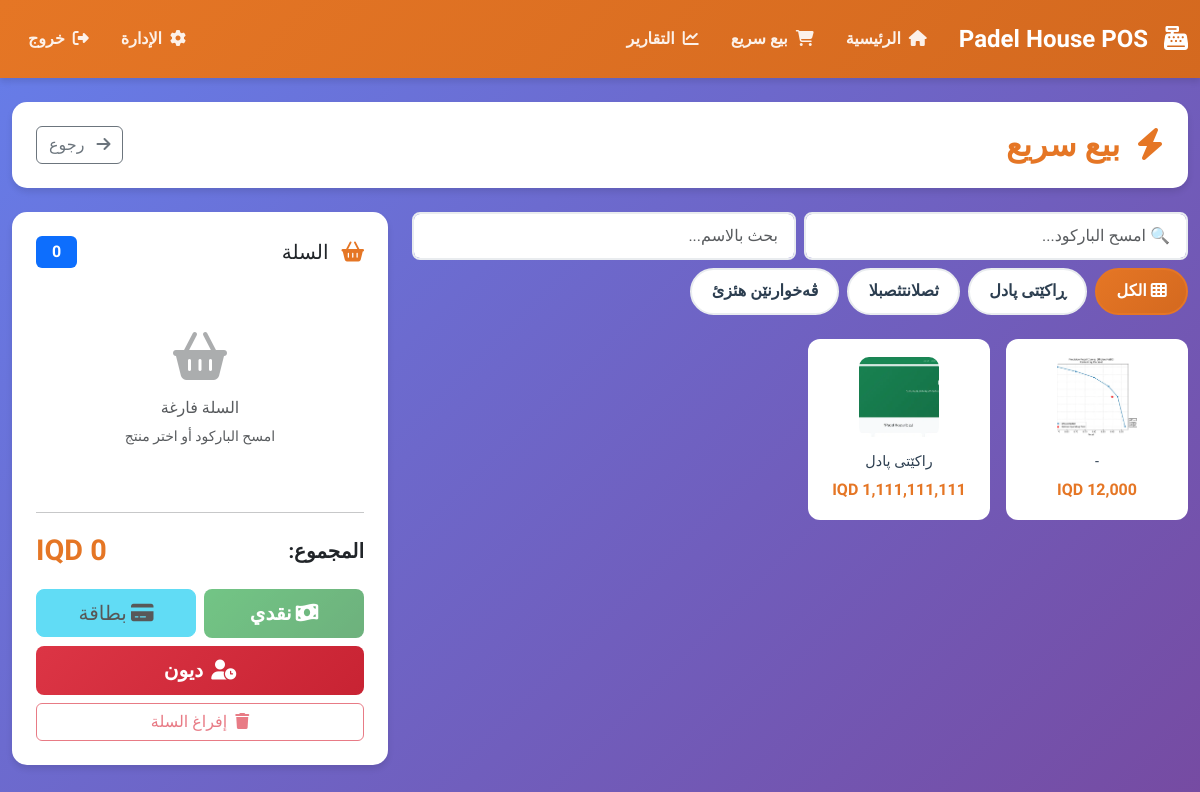
Screenshot of /pos/quick-sale (signed in) with the database file from the repository.
### app/models/category.py (models this page shows, shortened)
class Category(db.Model):
    __tablename__ = 'category'
    id = db.Column(db.Integer, primary_key=True)
    name_ku = db.Column(db.String(100), nullable=False)
    name_ar = db.Column(db.String(100))
    name_en = db.Column(db.String(100))
    description_ku = db.Column(db.Text)
    description_ar = db.Column(db.Text)
    description_en = db.Column(db.Text)
    is_active = db.Column(db.Boolean, default=True)
    show_on_website = db.Column(db.Boolean, default=True, nullable=False)
    show_on_pos = db.Column(db.Boolean, default=True, nullable=False)
    created_at = db.Column(db.DateTime, default=datetime.utcnow)
    products = db.relationship('Product', back_populates='category', lazy=True)

### app/models/product.py (models this page shows, shortened)
class Product(db.Model):
    __tablename__ = 'product'
    id = db.Column(db.Integer, primary_key=True)
    name_ku = db.Column(db.String(100), nullable=False)
    name_ar = db.Column(db.String(100))
    name_en = db.Column(db.String(100))
    description_ku = db.Column(db.Text)
    description_ar = db.Column(db.Text)
    description_en = db.Column(db.Text)
    category_id = db.Column(db.Integer, db.ForeignKey('category.id'))
    price = db.Column(db.Integer, nullable=False)
    stock = db.Column(db.Integer, default=0)
    image = db.Column(db.String(200))
    is_active = db.Column(db.Boolean, default=True)
    show_in_website = db.Column(db.Boolean, default=True)
    show_in_pos = db.Column(db.Boolean, default=True)
    barcode = db.Column(db.String(50), unique=True, nullable=True)
    created_at = db.Column(db.DateTime, default=datetime.now)
    category = db.relationship('Category', back_populates='products')

### app/routes/pos.py (the view)
@pos_bp.route('/quick-sale')
@login_required
def quick_sale():
    products = Product.query.filter_by(is_active=True, show_in_pos=True).all()
    categories = Category.query.all()
    return render_template('pos/quick_sale.html', products=products, categories=categories)

### app/routes/admin.py (called while the page is built)
@admin_bp.app_context_processor
def inject_pending_count():
    if current_user.is_authenticated:
        pending_bookings_count = Booking.query.filter_by(status='pending').count()
        return {'pending_bookings_count': pending_bookings_count}
    return {'pending_bookings_count': 0}

@admin_bp.app_context_processor
def inject_pending_orders_count():
    if current_user.is_authenticated:
        pending_orders_count = Order.query.filter_by(status='pending').count()
        return {'pending_orders_count': pending_orders_count}
    return {'pending_orders_count': 0}

### app/templates/pos/quick_sale.html (shortened to what this page needs)
{% extends 'pos/base_pos.html' %}
{% block content %}
<div class="page-header mb-4">
  <div class="d-flex justify-content-between align-items-center">
    <h2>
      <i class="fas fa-bolt me-2" style="color: var(--primary-color);"></i>
      بيع سريع
    </h2>
    <a href="{{ url_for('pos.index') }}" class="btn btn-outline-secondary">
      <i class="fas fa-arrow-right me-2"></i>
      رجوع
    </a>
  </div>
</div>
<div class="row g-4">
  <div class="col-lg-8">
    <div class="search-card">
      <div class="row g-2">
        <div class="col-md-6">
          <input type="text"
                 id="barcodeInput"
                 class="form-control"
                 placeholder="🔍 امسح الباركود..."
                 autofocus>
        </div>
        <div class="col-md-6">
          <input type="text"
                 id="searchInput"
                 class="form-control"
                 placeholder="بحث بالاسم...">
        </div>
      </div>
    </div>
    <div class="category-tabs">
      <button class="category-tab active" data-category="all">
        <i class="fas fa-th me-1"></i>الكل
      </button>
      {% for category in categories %}
        <button class="category-tab" data-category="{{ category.id }}">
          {{ category.name_ku }}
        </button>
      {% endfor %}
    </div>
    <div class="product-grid" id="productsGrid">
      {% for product in products %}
      <div class="product-item" data-category="{{ product.category_id }}">
        <div class="product-card" onclick="addToCart({{ product.id }}, '{{ product.name_ku }}', {{ product.price }}, '{{ product.image or '' }}')">
          {% if product.image %}
            <img src="{{ url_for('static', filename='images/products/' + product.image) }}" alt="{{ product.name_ku }}">
          {% else %}
            <div style="width: 80px; height: 80px; background: #f8f9fa; border-radius: 10px; display: flex; align-items: center; justify-content: center; margin: 0 auto 0.5rem;">
              <i class="fas fa-box fa-2x text-muted"></i>
            </div>
          {% endif %}
          <h6>{{ product.name_ku }}</h6>
          <div class="price">{{ '{:,.0f}'.format(product.price) }} IQD</div>
        </div>
      </div>
      {% endfor %}
    </div>
  </div>
  <div class="col-lg-4">
    <div class="stat-card cart-container">
      <div class="d-flex justify-content-between align-items-center mb-3">
        <h5 class="mb-0">
          <i class="fas fa-shopping-basket me-2" style="color: var(--primary-color);"></i>
          السلة
        </h5>
        <span class="badge bg-primary" style="font-size: 1rem; padding: 0.5rem 1rem;">
          <span id="itemsCount">0</span>
        </span>
      </div>
      <div class="cart-items" id="cartItems">
      </div>
      <hr>
      <div class="d-flex justify-content-between align-items-center mb-3">
        <span class="fs-5 fw-bold">المجموع:</span>
        <span class="total-amount" id="totalAmount">0 IQD</span>
      </div>
      <div class="d-grid gap-2">
        <div class="row g-2">
          <div class="col-6">
            <button class="btn btn-success w-100 btn-lg" onclick="checkout('cash')" id="cashBtn" disabled>
              <i class="fas fa-money-bill-wave me-1"></i>نقدي
            </button>
          </div>
          <div class="col-6">
            <button class="btn btn-info w-100 btn-lg" onclick="checkout('card')" id="cardBtn" disabled>
              <i class="fas fa-credit-card me-1"></i>بطاقة
            </button>
          </div>
        </div>
          <button class="btn btn-danger w-100 btn-lg" onclick="openDebtModal()" id="debtBtn" disabled>
              <i class="fas fa-user-clock me-2"></i>ديون
          </button>
        <button class="btn btn-outline-danger" onclick="clearCart()" id="clearBtn" disabled>
          <i class="fas fa-trash me-2"></i>إفراغ السلة
        </button>
      </div>
    </div>
  </div>
</div>
{% endblock %}

### rows the page displays
Category: name_ku "ڕاکێتی پادل"
Category: name_ku "ثصلانتثصبلا"
Category: name_ku "ڤەخوارنێن هئزئ"
Product: image (picture), name_ku "-"
Product: image (picture), name_ku "راكێتی پادل"
